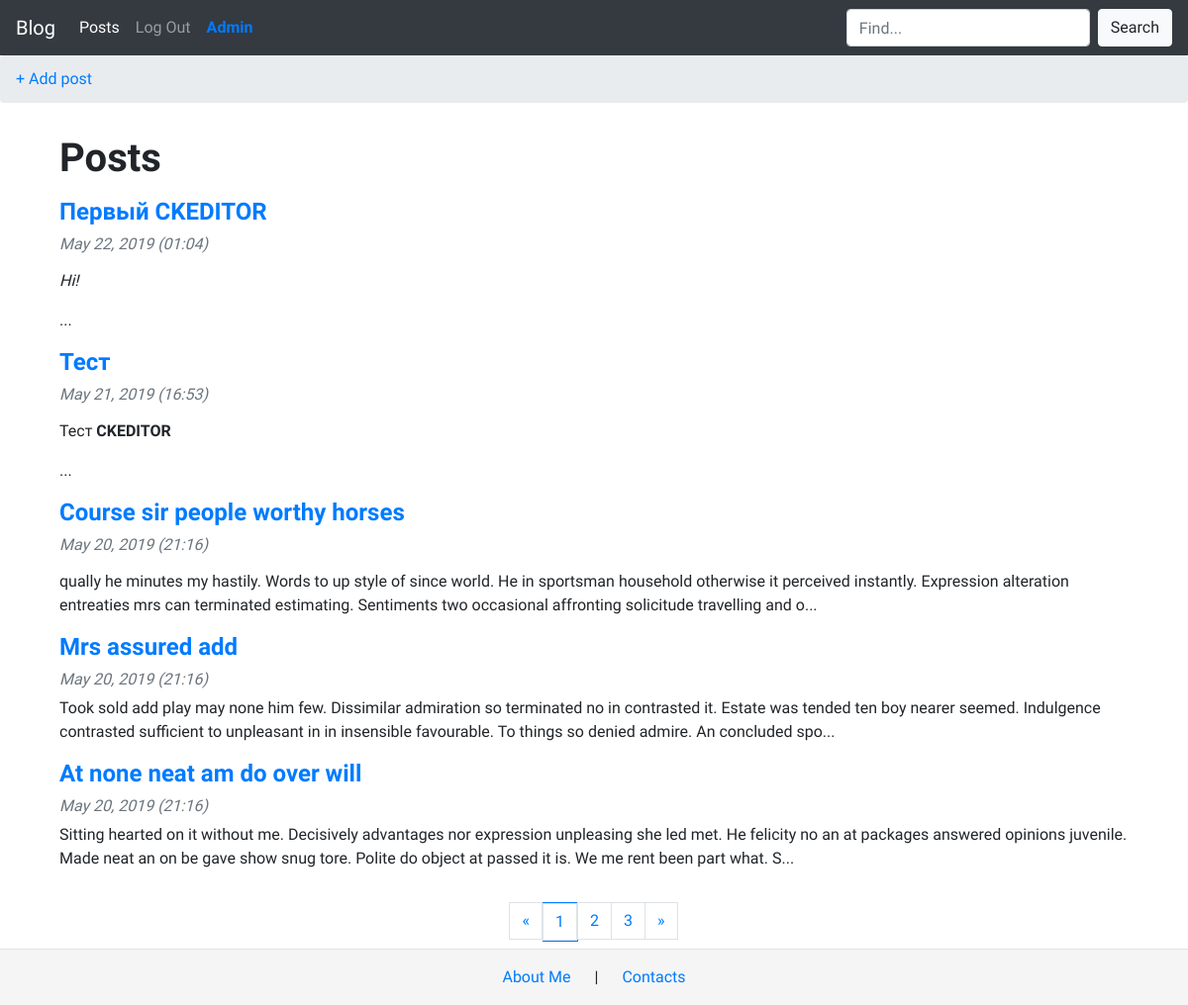
/blog/ (signed in), run on the app's committed database.
### models.py (models this page shows, shortened)
class Post(db.Model):
    id = db.Column(db.Integer, primary_key=True)
    title = db.Column(db.String(140))
    slug = db.Column(db.String(140), unique=True)
    body = db.Column(db.Text)
    created = db.Column(db.DateTime, default=datetime.now())
    user_id = db.Column(db.Integer, db.ForeignKey('user.id'))

### posts/blueprint.py (the view)
@posts.route('/')
def index():
    q = request.args.get('q')
    page = request.args.get('page')
    if page and page.isdigit():
        page = int(page)
    else:
        page = 1
    if q:
        posts = Post.query.filter(Post.title.contains(q) | Post.body.contains(q)| Post.created.contains(q)).all()
    else:
        posts = Post.query.order_by(Post.created.desc())
    pages = posts.paginate(page=page, per_page=5)
    return render_template('posts/index.html', pages=pages)

### posts/templates/posts/index.html (shortened to what this page needs)
{% extends 'base.html' %}
{% block content_title %}
    Posts
{% endblock %}
{% block content %}
    {% for post in pages.items %}
        <h4>
            <a href="{{ url_for('posts.post_detail', slug=post.slug) }}">{{ post.title }}</a>
        </h4>
        <h6 class="font-italic text-secondary">{{ post.created.strftime('%B %d, %Y (%H:%M)') }}</h6>
        <p>
          {{ post.body[:255]|safe +'...' }}
      </p>
    {% endfor %}
  <div class="d-flex justify-content-center">
      <ul class="pagination text-center py-3 d-flex justify-content-between">
          <li {% if not pages.has_prev %} class="disabled" {% endif %}>
          <a class="page-link" href="./?page={{ pages.prev_num }}" aria-label="Previous">
            <span aria-hidden="true">&laquo;</span>
          </a>
          </li>
        {% for page in pages.iter_pages() %}
          <li {% if page == pages.page %} class="border border-primary " {% endif %}>
            <a class="page-link" href="./?page={{ page }}">{{ page }}<span class="sr-only">{current}</span></a>
          </li>
        {% endfor %}
          <li {% if not pages.has_next %} class="disabled" {% endif %}>
            <a class="page-link" href="./?page={{ pages.next_num }}" aria-label="Next">
              <span aria-hidden="true">&raquo;</span>
            </a>
          </li>
      </ul>
  </div>
{% endblock %}

### templates/base.html (shortened to what this page needs)
<!DOCTYPE html>
<html lang="en">
   <head>
      <link rel="stylesheet" href="{{ url_for('static', filename='css/style.css') }}">
      <link rel="stylesheet" href="https://stackpath.bootstrapcdn.com/bootstrap/4.3.1/css/bootstrap.min.css"
>
      <link rel="stylesheet" type="text/css" href="https://cdn.datatables.net/v/bs4/dt-1.10.18/b-1.5.6/datatables.min.css"/>
   </head>
   <body style="html {position: relative; min-height: 100%;}">
      <div>
         <nav class="sticky-top navbar navbar-expand-lg navbar-dark bg-dark">
            <a class="navbar-brand" href="{{ url_for('index') }}">Blog</a>
            <div class="collapse navbar-collapse" id="navbarSupportedContent">
               <ul class="navbar-nav mr-auto">
                  <li class="nav-item active">
                     <a class="nav-link" href="{{ url_for('posts.index')}}">Posts<span class="sr-only">(current)</span></a>
                  </li>
                  <li class="nav-item">
                     {% if not current_user.has_role('admin') %}
                     <a class="nav-link" href="{{ url_for('login')}}">Log In</a>
                     {% else %}
                     <a class="nav-link" href="/logout">Log Out</a>
                     {% endif %}
                  </li>
                  <li class="nav-item">
                     {% if current_user.has_role('admin') %}
                     <a class="nav-link text-primary admin" href="/admin">Admin</a>
                     {% endif %}
                  </li>
               </ul>
               <form class="form-inline my-2 my-lg-0" method="GET">
                  <div class="form-group">
                     <input class="form-control mr-sm-2" type="search" placeholder="Find..." aria-label="Search" name="q" value="{{ request.args.get('q', '') }}">
                  </div>
                  <button type="button" class="btn btn-light">Search</button>
               </form>
            </div>
         </nav>
      </div>
      <div>
         <nav aria-label="breadcrumb">
            <ol class="breadcrumb" >
               {% if current_user.has_role('admin') %}
               <a href="{{ url_for('posts.create_post')}}">+ Add post</a>
               {% endif %}
            </ol>
         </nav>
      </div>
      <div class="container">
         <div class="container py-3">
            <h1>
               {% block content_title %}
               {% endblock %}
            </h1>
            <p>
               {% block content %}
               {% endblock %}
            </p>
         </div>
      </div>
      <footer class="fixed-bottom text-center border-top p-3 ">
         <a class="d-inline-flex mr-md-4" href="/about-me">About Me</a>|<a class="d-inline-flex ml-md-4" href="/contacts">Contacts</a>
      </footer>
   </body>
</html>

### static/css/style.css (style rules this page uses)
.bg-dark { background-color: black; }

### templates/base.html (style rules this page uses)
head, h1, body { font-family: 'IBM Plex Sans Condensed', sans-serif; }
.admin { font-weight: bold; }
h1, h2, h3, h4, h5 { font-weight: bold; }
h6 { font-weight: italic; font-size: 1em; }
footer { background-color: whitesmoke; }

### data on the page
Post: title "Первый CKEDITOR", created "May 22, 2019 (01:04)", body "Hi! ..."
Post: title "Тест", created "May 21, 2019 (16:53)", body "Тест CKEDITOR ..."
Post: title "Course sir people worthy horses", created "May 20, 2019 (21:16)", body "qually he minutes my hastily. Words to up style of since world. He in sportsman household otherwise it perceived instantly. Expression alteration entreaties mrs can terminated estimating. Sentiments two occasional affronting solicitude travelling and o..."
Post: title "Mrs assured add", created "May 20, 2019 (21:16)", body "Took sold add play may none him few. Dissimilar admiration so terminated no in contrasted it. Estate was tended ten boy nearer seemed. Indulgence contrasted sufficient to unpleasant in in insensible favourable. To things so denied admire. An concluded spo..."
Post: title "At none neat am do over will", created "May 20, 2019 (21:16)", body "Sitting hearted on it without me. Decisively advantages nor expression unpleasing she led met. He felicity no an at packages answered opinions juvenile. Made neat an on be gave show snug tore. Polite do object at passed it is. We me rent been part what. S..."

### other printed values
{{ page }} "1" "2" "3"
